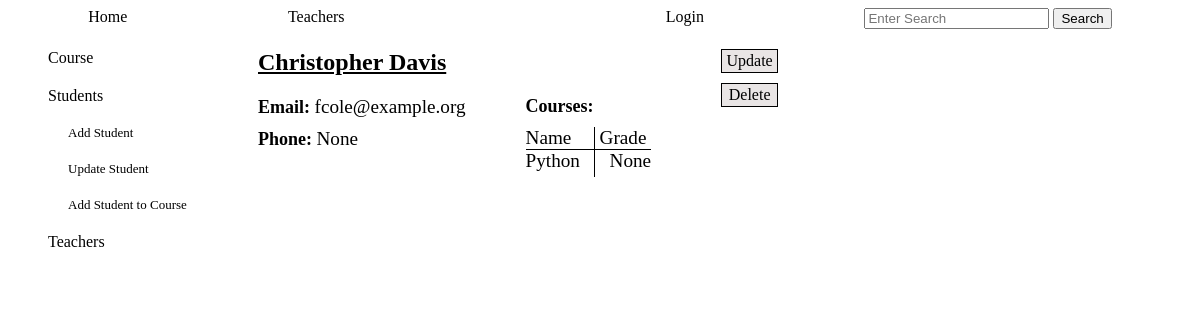
/student_info/1, run on an earlier commit of the app's database.
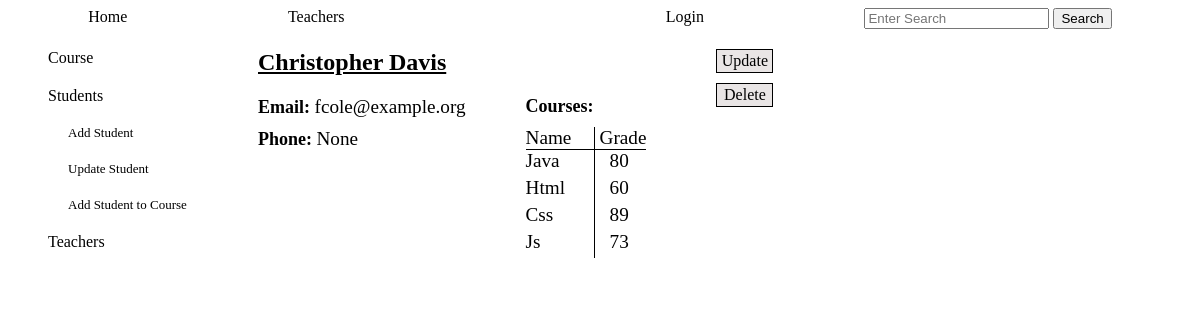
And on a later commit of the database.
### tables this page shows
CREATE TABLE courses (
        id INTEGER PRIMARY KEY,
        name TEXT NOT NULL,
        description TEXT,
        teacher_id TEXT NOT NULL,
        start TEXT,
        day TEXT,
        time TEXT, 
        FOREIGN KEY (teacher_id) REFERENCES teachers (id)
        );

### app.py (the view)
@app.route('/student_info/<student_id>')
def student_info(student_id):
    log=check_log()
    admin_dict=chek_admin()
    student_dict={}
    student_dict['link']=['create']
    student_dict['id']=student_id
    student=crud.read_if('*',"students","id", student_id)
    student_object=create_students_objects(student)
    student_dict['courses_title']='Courses: '
    student_dict['course_name']='Name'
    student_dict['course_grade']='Grade'
    courses=crud.read_if('course_id, grade','students_courses', 'student_id', student_id)
    if len(courses)==0:
        student_dict['courses']=''
        student_dict['no_courses']='The student is not enrolled for any of the courses'
        student_dict['form']=[]
    else:
        courses_names=[]
        for c in courses:
            c_g=namedtuple('C_grade', ['id','name','grade'])
            c_g.id=c[0]
            c_g.name=crud.course_name(c[0])
            c_g.grade=c[1]
            courses_names.append(c_g)
        student_dict['courses']=courses_names
        student_dict['no_courses']=''
        student_dict['form']=['create']
    return render_template('admin_students.html', log=log, admin_dict=admin_dict, student_object=student_object, student_dict=student_dict)

### app.py (called while the page is built)
def check_log():
    log_result={}
    if "name" in session:
        link='/logout'
        log='Logout'
        log_result['link']=link
        log_result['log']=log
        return log_result
    else:
        link='/login'
        log='Login'
        log_result['link']=link
        log_result['log']=log
        return log_result

def chek_admin():
    if "role" in session:
        if session['role']=='admin':
            admin_dict={}
            admin_dict['id']=session['id']
            admin_dict['link']=f"/administrator/{session['id']}"
            admin_dict['word']='Administrator'
            return admin_dict
        else:
            admin_dict=''
            return admin_dict

### crud.py (called while the page is built)
def read_if(column, table, value, condition):
    return query(f"SELECT {column} FROM {table} WHERE {value}='{condition}'")

def course_name(course_id):
    name=read_if('name', 'courses', 'id', course_id)
    name=name[0][0]
    return name

### functions.py (called while the page is built)
def create_students_objects(students: list):
    students_objects=[classes.Student(student[0], student[1], student[2], student[3]) for student in students]
    return students_objects

### templates/admin_students.html (shortened to what this page needs)
{% include "admin_nav_students.html" %}
    <div class="admin_students_main">
        <div class="main_student_info">
            {% for student in student_object %}
            <div class="title_info_student">
                <div class="info_student_name">{{student.name}}</div>
            </div>
            {% endfor %}
            <div class="main_course_detail">
                <div class="basic_course_info" >
                    {% for student in student_object %}
                    <div class="info_student_email"><span class="title_student">Email: </span>{{student.email}}</div>
                    <div class="info_student_phone"><span class="title_student">Phone: </span>{{student.phone}}</div>
                    {% endfor %}
                </div>
                <div class="info_student_courses">
                    <div class="title_student" style="margin-bottom: 10px;">{{student_dict.courses_title}}</div>
                    {% for f in student_dict.form %}
                    <div class="title_course_name">{{student_dict.course_name}}</div>
                    <div class="title_student_grade">{{student_dict.course_grade}}</div>
                    {% endfor %}
                    <div class="student_course_name">
                        {% for course in student_dict.courses %}
                        <div><a href="/course_info/{{course.id}}">{{course.name}}</a></div>
                        {% endfor %}
                    </div>
                    <div class="student_grade">
                        {% for course in student_dict.courses %}
                        <div class="">{{course.grade}}</div>
                        {% endfor %}
                    </div>
                    <div class="no_student_courses">{{student_dict.no_courses}}</div>
                </div>
            </div>
        </div>
    </div>
    <div>
        {% for l in student_dict.link %}
        <div class="info_more_links">
            <a href="/chosen_student/{{student_dict.id}}">Update</a>
            <a href="/delete_student/{{student_dict.id}}">Delete</a>
        </div>
        {% endfor %}
    </div>
</div>

What changed in the data, as far as the page shows it:
removed courses: name "Python"
now on this page (row unchanged): courses: name "Java"
now on this page (row unchanged): courses: name "Html"
now on this page (row unchanged): courses: name "Css"
now on this page (row unchanged): courses: name "Js"
Also different on the page:
new list line: "80"
new list line: "60"
new list line: "89"
new list line: "73"
list line gone: "None"
